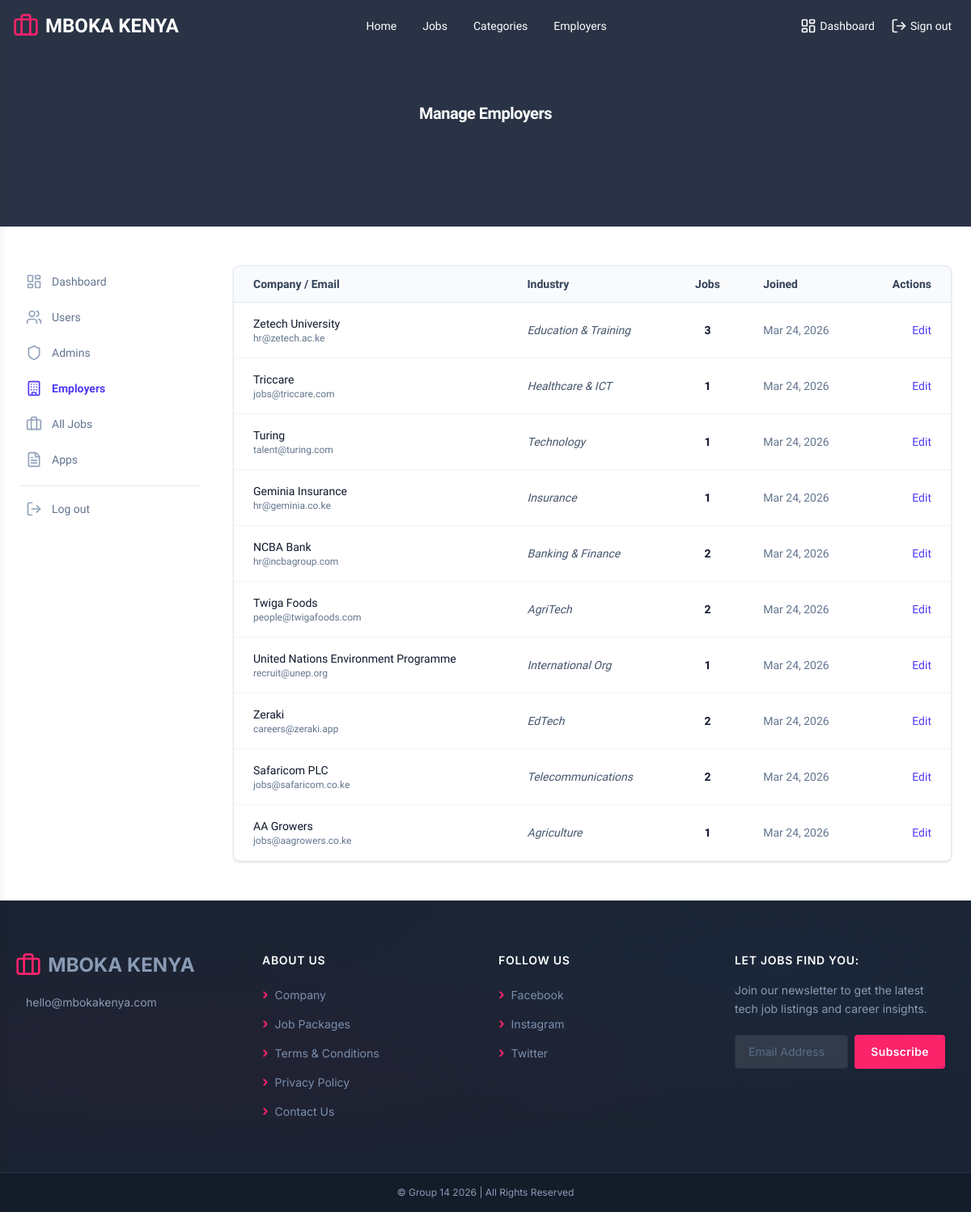
Page /admin/employers (signed in) on the committed database.
### tables this page shows
CREATE TABLE employer_profiles (
    profile_id   INT AUTO_INCREMENT PRIMARY KEY,
    user_id      INT UNIQUE NOT NULL,
    company_name VARCHAR(150) NOT NULL,
    industry     VARCHAR(100),
    website      VARCHAR(200),
    logo_path    VARCHAR(300),
    description  TEXT,
    FOREIGN KEY (user_id) REFERENCES users(user_id) ON DELETE CASCADE
);

CREATE TABLE users (
    user_id       INT AUTO_INCREMENT PRIMARY KEY,
    email         VARCHAR(150) UNIQUE NOT NULL,
    password_hash VARCHAR(255) NOT NULL,
    role          ENUM('seeker','employer','admin') NOT NULL,
    status        ENUM('active','inactive') DEFAULT 'active',
    created_at    DATETIME DEFAULT CURRENT_TIMESTAMP
);

### views/admin/employers.php (the view, shortened to what this page needs)
<?php
$db = getDB();
$stmt = $db->query("
    SELECT u.user_id, u.email, u.status, u.created_at, e.company_name, e.industry
    FROM users u
    LEFT JOIN employer_profiles e ON u.user_id = e.user_id
    WHERE u.role = 'employer'
    ORDER BY u.created_at DESC
");
$employers = $stmt->fetchAll();
include_once __DIR__ . '/../partials/header.php';
?>
<section class="relative w-full overflow-hidden" style="height:280px;">
    <div class="absolute inset-0" style="background: #1e293b; opacity:0.95;"></div>
    <div class="absolute inset-0 flex items-center justify-center z-10">
        <h1 class="text-xl font-bold text-white tracking-tight">Manage Employers</h1>
    </div>
</section>
<div class="max-w-7xl w-full mx-auto px-6 py-12 flex flex-col lg:flex-row gap-10">
    <?php include_once __DIR__ . '/../partials/sidebar.php'; ?>
    <main class="flex-1">
        <div class="bg-white rounded-lg border border-slate-200 overflow-hidden shadow-sm">
            <div class="overflow-x-auto">
                <table class="w-full text-sm text-left">
                    <thead class="bg-slate-50 border-b border-slate-200">
                        <tr>
                            <th class="px-6 py-3 font-semibold text-slate-700">Company / Email</th>
                            <th class="px-6 py-3 font-semibold text-slate-700">Industry</th>
                            <th class="px-6 py-3 font-semibold text-slate-700 text-center">Jobs</th>
                            <th class="px-6 py-3 font-semibold text-slate-700">Joined</th>
                            <th class="px-6 py-3 font-semibold text-slate-700 text-right">Actions</th>
                        </tr>
                    </thead>
                    <tbody>
                        <?php foreach ($employers as $e):
                            $jobStmt = $db->prepare("SELECT COUNT(*) FROM jobs WHERE employer_id = ?");
                            $jobStmt->execute([$e['user_id']]);
                            $jobCount = $jobStmt->fetchColumn();
                        ?>
                            <tr class="border-b border-slate-100 hover:bg-slate-50 transition-colors">
                                <td class="px-6 py-4">
                                    <div class="font-medium text-slate-900"><?php echo htmlspecialchars($e['company_name'] ?? 'N/A'); ?></div>
                                    <div class="text-xs text-slate-500"><?php echo htmlspecialchars($e['email']); ?></div>
                                </td>
                                <td class="px-6 py-4 text-slate-600 italic"><?php echo htmlspecialchars($e['industry'] ?? '-'); ?></td>
                                <td class="px-6 py-4 text-center">
                                    <span class="font-bold text-slate-900"><?php echo $jobCount; ?></span>
                                </td>
                                <td class="px-6 py-4 text-slate-500"><?php echo date('M d, Y', strtotime($e['created_at'])); ?></td>
                                <td class="px-6 py-4 text-right">
                                    <button class="text-indigo-600 hover:underline">Edit</button>
                                </td>
                            </tr>
                        <?php endforeach; ?>
                    </tbody>
                </table>
            </div>
        </div>
    </main>
</div>
<?php include_once __DIR__ . '/../partials/footer.php'; ?>

### index.php (shortened to what this page needs)
<?php
$routes = [
    ['GET',  '/',               'views/home.php',           null],
    ['GET',  '/dashboard',      null,                       'handleDashboardRedirect'],
    ['GET',  '/jobs',           'views/jobs.php',           null],
    ['GET',  '/categories',           'views/categories.php',           null],
    ['GET',  '/jobs/:id',       'views/job-single.php',     null],
    ['GET',  '/employers',      'views/employers.php',      null],
    ['GET',  '/post-a-job',     'views/post-a-job.php',     'requireEmployerWithProfile'],
    ['POST', '/post-a-job',     'php/functions/store-job.php', 'requireEmployerWithProfile'],
    ['GET',  '/login',          'views/login.php',          'requireGuest'],
    ['POST', '/login',          'php/function/login.php',  'requireGuest'],
    ['GET',  '/register',       'views/register.php',       'requireGuest'],
    ['POST', '/register',       'php/functions/register.php', 'requireGuest'],
    ['GET',  '/seeker/dashboard',      'views/seeker/dashboard.php',      'requireSeekerWithProfile'],
    ['GET',  '/seeker/saved-jobs',      'views/seeker/saved-jobs.php',      'requireSeekerWithProfile'],
    ['GET',  '/seeker/applications',      'views/seeker/applications.php',      'requireSeekerWithProfile'],
    ['GET',  '/seeker/profile',      'views/seeker/profile.php',      'requireSeeker'],
    ['GET',  '/employer/dashboard',      'views/employer/dashboard.php',      'requireEmployerWithProfile'],
    ['GET',  '/employer/jobs',           'views/employer/jobs.php',           'requireEmployerWithProfile'],
    ['GET',  '/employer/applications',   'views/employer/applications.php',   'requireEmployerWithProfile'],
    ['GET',  '/employer/profile',      'views/employer/profile.php',      'requireEmployer'],
    ['GET',  '/admin/dashboard',      'views/admin/dashboard.php',      'requireAdmin'],
    ['GET',  '/admin/users',          'views/admin/users.php',          'requireAdmin'],
    ['GET',  '/admin/employers',      'views/admin/employers.php',      'requireAdmin'],
    ['GET',  '/admin/jobs',           'views/admin/jobs.php',           'requireAdmin'],
    ['GET',  '/admin/applications',   'views/admin/applications.php',   'requireAdmin'],
    ['GET',  '/admin/admins',         'views/admin/admins.php',         'requireAdmin'],
    ['GET',  '/admin/profile',      'views/admin/profile.php',      'requireAuth'],
    ['GET',  '/logout',         'php/functions/logout.php', 'requireAuth'],
];
$method  = $_SERVER['REQUEST_METHOD'];
$uri     = strtok($_SERVER['REQUEST_URI'], '?');
$uri     = rtrim($uri, '/') ?: '/';
foreach ($routes as [$routeMethod, $routePath, $view, $middleware]) {
    $pattern = preg_replace('#/:([^/]+)#', '/(?P<$1>[^/]+)', $routePath);
    $pattern = '#^' . $pattern . '$#';
    if ($method !== $routeMethod || !preg_match($pattern, $uri, $matches)) {
        continue;
    }
    include_once $view;
    break;
}

### rows in the picture
employer_profiles: company_name "Zetech University", user.email "hr@zetech.ac.ke", industry "Education & Training", jobCount "3", user.created_at "Mar 24, 2026"
employer_profiles: company_name "Triccare", user.email "jobs@triccare.com", industry "Healthcare & ICT", jobCount "1", user.created_at "Mar 24, 2026"
employer_profiles: company_name "Turing", user.email "talent@turing.com", industry "Technology", jobCount "1", user.created_at "Mar 24, 2026"
employer_profiles: company_name "Geminia Insurance", user.email "hr@geminia.co.ke", industry "Insurance", jobCount "1", user.created_at "Mar 24, 2026"
employer_profiles: company_name "NCBA Bank", user.email "hr@ncbagroup.com", industry "Banking & Finance", jobCount "2", user.created_at "Mar 24, 2026"
employer_profiles: company_name "Twiga Foods", user.email "people@twigafoods.com", industry "AgriTech", jobCount "2", user.created_at "Mar 24, 2026"
employer_profiles: company_name "United Nations Environment Programme", user.email "recruit@unep.org", industry "International Org", jobCount "1", user.created_at "Mar 24, 2026"
employer_profiles: company_name "Zeraki", user.email "careers@zeraki.app", industry "EdTech", jobCount "2", user.created_at "Mar 24, 2026"
employer_profiles: company_name "Safaricom PLC", user.email "jobs@safaricom.co.ke", industry "Telecommunications", jobCount "2", user.created_at "Mar 24, 2026"
employer_profiles: company_name "AA Growers", user.email "jobs@aagrowers.co.ke", industry "Agriculture", jobCount "1", user.created_at "Mar 24, 2026"

### other values in the picture
$link['label'] "Home"
$link['label'] "Jobs"
$link['label'] "Categories"
$link['label'] "Employers"
$link['text'] "Dashboard"
$link['text'] "Sign out"
$item['label'] "Dashboard"
$item['label'] "Users"
$item['label'] "Admins"
$item['label'] "Employers"
$item['label'] "All Jobs"
$item['label'] "Apps"
